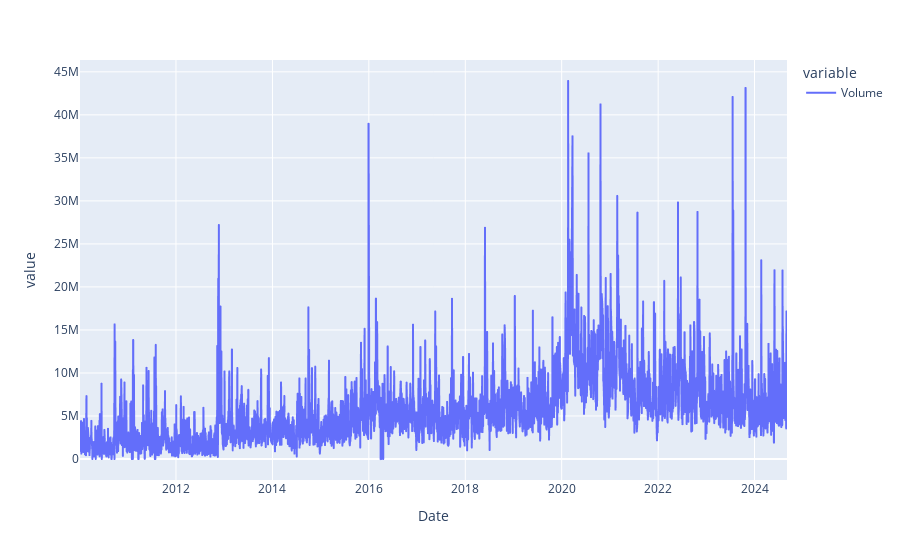

Notebook code cell kept with this figure:
### Code cell
# Substutindo valores inconsistentes da coluna Volume pelo último valor válido
df['Volume'] = np.where(df['Volume'] > 50_000_000, np.nan, df['Volume'])
df['Volume'] = df['Volume'].fillna(method='ffill')
px.line(df['Volume'])

### Figure 1 — Plotly figure (JSON) as saved in the notebook; plotly's stock layout.template omitted (floating-point values rounded to 4 significant figures; data arrays with more than 128 entries replaced by an {"elided": "..."} marker saying what was removed)
{"data": [{"hovertemplate": "variable=Volume<br>Date=%{x}<br>value=%{y}<extra></extra>", "legendgroup": "Volume", "line": {"color": "#636efa", "dash": "solid"}, "marker": {"symbol": "circle"}, "mode": "lines", "name": "Volume", "showlegend": true, "type": "scattergl", "x": {"elided": "3644 str values"}, "xaxis": "x", "y": {"elided": "3644 int values"}, "yaxis": "y"}], "layout": {"legend": {"title": {"text": "variable"}, "tracegroupgap": 0}, "margin": {"t": 60}, "xaxis": {"anchor": "y", "domain": [0, 1], "title": {"text": "Date"}}, "yaxis": {"anchor": "x", "domain": [0, 1], "title": {"text": "value"}}}}
